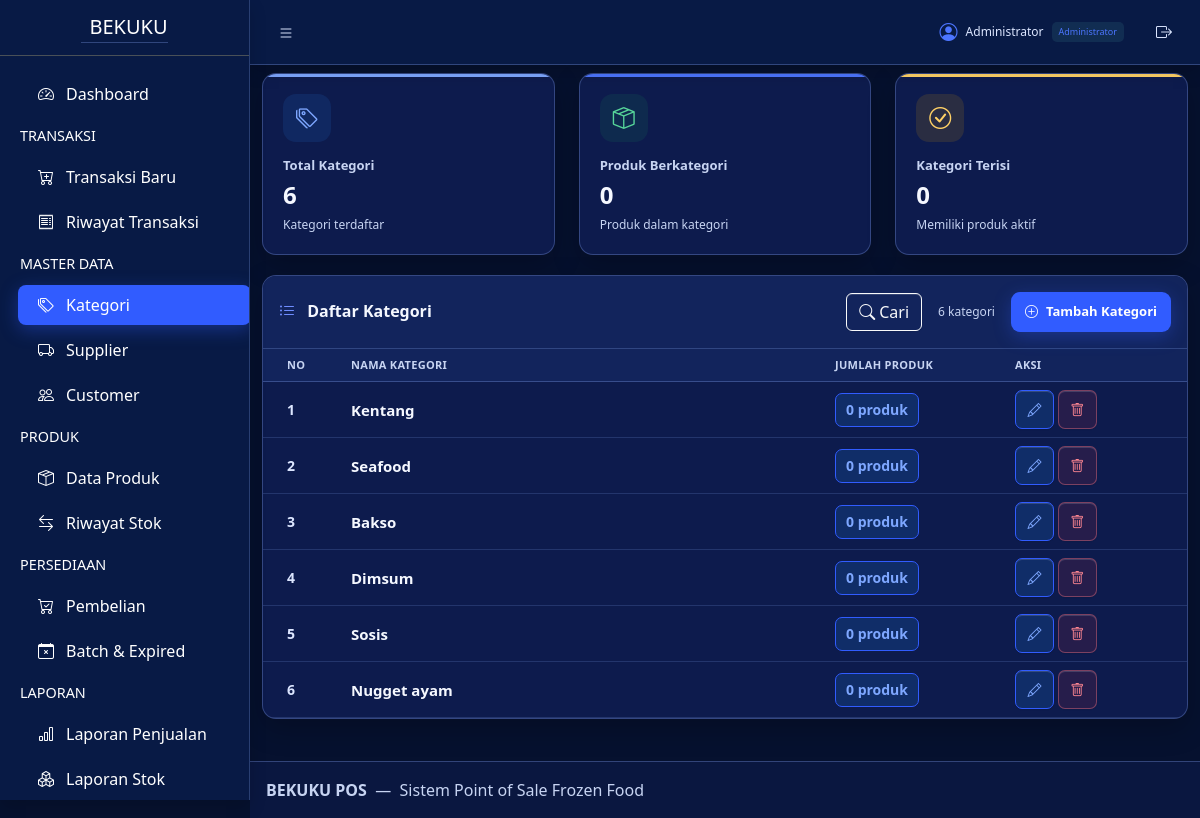
Screenshot of /categories/index.php (signed in) with the database file from the repository.
### tables this page shows
CREATE TABLE IF NOT EXISTS `categories` (
  `category_id` INT UNSIGNED NOT NULL AUTO_INCREMENT,
  `name` VARCHAR(100) NOT NULL,
  PRIMARY KEY (`category_id`),
  UNIQUE KEY `uq_categories_name` (`name`)
);

### config/app.php (called while the page is built, shortened)
<?php
function bekuku_base_path(): string
{
    $requestPath = parse_url($_SERVER['REQUEST_URI'] ?? '/', PHP_URL_PATH) ?: '/';
    $segments = array_values(array_filter(explode('/', $requestPath), 'strlen'));
    if ($segments !== []) {
        $candidate = '/' . $segments[0];
        $documentRoot = (string) ($_SERVER['DOCUMENT_ROOT'] ?? '');
        $projectName = basename(dirname(__DIR__));
    }
    return '';
}
function bekuku_url(string $path = ''): string
{
    $base = bekuku_base_path();
    if ($path === '') {
        return $base === '' ? '/' : $base;
    }
    $normalized = '/' . ltrim($path, '/');
    return $base === '' ? $normalized : $base . $normalized;
}

### categories/index.php (the view, shortened to what this page needs)
<?php
require_once __DIR__ . "/../config/app.php";
require_once __DIR__ . "/../config/database.php";
$stmt = $conn->query("
    SELECT
        c.category_id,
        c.name,
        COUNT(p.product_id) AS total_products
    FROM categories c
    LEFT JOIN products p
        ON c.category_id = p.category_id
    GROUP BY c.category_id, c.name
    ORDER BY c.category_id DESC
");
$categories = $stmt->fetchAll(PDO::FETCH_ASSOC);
$totalCategoryProducts = 0;
$categoriesWithProducts = 0;
foreach ($categories as $category) {
    $productCount = (int) $category['total_products'];
    $totalCategoryProducts += $productCount;
}
?>
<!DOCTYPE html>
<html lang="id">
<head>
    <link rel="stylesheet" href="https://cdn.jsdelivr.net/npm/bootstrap-icons@1.13.1/font/bootstrap-icons.min.css">
    <link rel="stylesheet" href="<?= bekuku_url('assets/css/categories.css') ?>?v=202610240021">
</head>
<body class="layout-fixed sidebar-expand-lg bg-body-tertiary">
<div class="app-wrapper">
    <?php require_once __DIR__ . "/../includes/header.php"; ?>
    <main class="app-main">
        <div class="container-fluid dashboard-wrapper">
            <div class="row">
                <div class="col-xl-4 col-md-6">
                    <div class="dashboard-stat stat-blue">
                        <div class="stat-icon">
                            <i class="bi bi-tags"></i>
                        </div>
                        <div class="stat-label">
                            Total Kategori
                        </div>
                        <div class="stat-value">
                            <?= number_format(count($categories)) ?>
                        </div>
                        <div class="stat-description">
                            Kategori terdaftar
                        </div>
                    </div>
                </div>
                <div class="col-xl-4 col-md-6">
                    <div class="dashboard-stat stat-green">
                        <div class="stat-icon">
                            <i class="bi bi-box-seam"></i>
                        </div>
                        <div class="stat-label">
                            Produk Berkategori
                        </div>
                        <div class="stat-value">
                            <?= number_format($totalCategoryProducts) ?>
                        </div>
                        <div class="stat-description">
                            Produk dalam kategori
                        </div>
                    </div>
                </div>
                <div class="col-xl-4 col-md-6">
                    <div class="dashboard-stat stat-yellow">
                        <div class="stat-icon">
                            <i class="bi bi-check-circle"></i>
                        </div>
                        <div class="stat-label">
                            Kategori Terisi
                        </div>
                        <div class="stat-value">
                            <?= number_format($categoriesWithProducts) ?>
                        </div>
                        <div class="stat-description">
                            Memiliki produk aktif
                        </div>
                    </div>
                </div>
            </div>
            <section class="card products-list-card categories-list-card data-table-card">
                <div class="card-header d-flex align-items-center justify-content-between">
                    <h3 class="card-title">
                        <i class="bi bi-list-ul me-2"></i>
                        Daftar Kategori
                    </h3>
                    <div class="d-flex align-items-center gap-3">
                    <button type="button" class="btn btn-outline-light data-table-filter-toggle" aria-expanded="false">
                        <i class="bi bi-search me-1"></i>Cari
                    </button>
                    <span class="products-count">
                        <?= number_format(count($categories)) ?>
                        kategori
                    </span>
                    <button type="button" id="btnTambahKategori" class="btn dashboard-product-add-button">
                        <i class="bi bi-plus-circle me-1"></i>Tambah Kategori
                    </button>
                    </div>
                </div>
                <div class="card-body p-0">
                    <?php if (count($categories) > 0): ?>
                        <div class="table-responsive">
                            <table class="table table-hover align-middle mb-0">
                                <thead>
                                    <tr>
                                        <th width="80">
                                            No
                                        </th>
                                        <th>
                                            Nama Kategori
                                        </th>
                                        <th width="180">
                                            Jumlah Produk
                                        </th>
                                        <th width="180">
                                            Aksi
                                        </th>
                                    </tr>
                                </thead>
                                <tbody>
                                    <?php
                                    $no = 1;
                                    foreach ($categories as $category):
                                    ?>
                                        <tr>
                                            <td>
                                                <?= $no++; ?>
                                            </td>
                                            <td>
                                                <strong>
                                                    <?= htmlspecialchars(
                                                        $category["name"]
                                                    ); ?>
                                                </strong>
                                            </td>
                                            <td>
                                                <span class="category-product-count">
                                                    <?= number_format(
                                                        (int) $category["total_products"]
                                                    ); ?>
                                                    produk
                                                </span>
                                            </td>
                                            <td>
                                                <a
                                                    href="edit.php?id=<?= $category["category_id"]; ?>&popup=1"
                                                    class="btn btn-sm btn-outline-info"
                                                    title="Edit kategori"
                                                    aria-label="Edit kategori"
                                                    data-popup-edit-category
                                                    data-popup-url="edit.php?id=<?= $category["category_id"]; ?>&popup=1"
                                                    data-modal-title="Edit Kategori"
                                                >
                                                    <i class="bi bi-pencil"></i>
                                                </a>
                                                <form
                                                    method="post"
                                                    action="delete.php"
                                                    class="d-inline"
                                                    data-delete-confirm
                                                    data-delete-label="kategori"
                                                >
                                                    <button
                                                        type="submit"
                                                        class="btn btn-sm btn-outline-danger"
                                                        title="Hapus kategori"
                                                        aria-label="Hapus kategori"
                                                    >
                                                        <i class="bi bi-trash"></i>
                                                    </button>
                                                </form>
                                            </td>
                                        </tr>
                                    <?php endforeach; ?>
                                </tbody>
                            </table>
                        </div>
                    <?php endif; ?>
                </div>
            </section>
        </div>
    </main>
    <?php require_once __DIR__ . "/../includes/footer.php"; ?>
</div>
</body>
</html>

### rows the page displays
categories: name "Kentang", total_products "0"
categories: name "Seafood", total_products "0"
categories: name "Bakso", total_products "0"
categories: name "Dimsum", total_products "0"
categories: name "Sosis", total_products "0"
categories: name "Nugget ayam", total_products "0"

### other values shown
$currentUser['name'] "Administrator"
bekuku_role_label($currentUser['role'] ?? '') "Administrator"
count($categories) "6"
$totalCategoryProducts "0"
$categoriesWithProducts "0"
